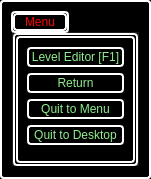
<?xml version="1.0" encoding="UTF-8"?>
<ui version="4.0">
 <class>InGameMenu</class>
 <widget class="QMainWindow" name="InGameMenu">
  <property name="geometry">
   <rect>
    <x>0</x>
    <y>0</y>
    <width>145</width>
    <height>179</height>
   </rect>
  </property>
  <property name="windowTitle">
   <string>InGameMenu</string>
  </property>
  <property name="layoutDirection">
   <enum>Qt::LeftToRight</enum>
  </property>
  <property name="styleSheet">
   <string notr="true">QWidget
{
color: lightgreen;
border: 2px solid white;
padding: 1px;
border-radius: 4px;
background: black;
}
QTabBar::tab
{
background: black;
border: 2px solid white;
border-radius: 4px;
margin: 4px;
min-width: 50px;
}
QTabBar::tab:selected
{
color: red;
margin: 2px;
}
QTabBar::tab:!selected
{
color: lightgreen;
}</string>
  </property>
  <widget class="QWidget" name="centralWidget">
   <layout class="QVBoxLayout" name="verticalLayout_2">
    <item>
     <widget class="QTabWidget" name="tabWidget">
      <property name="currentIndex">
       <number>0</number>
      </property>
      <widget class="QWidget" name="tab">
       <attribute name="title">
        <string>Menu</string>
       </attribute>
       <layout class="QVBoxLayout" name="verticalLayout">
        <item>
         <widget class="QPushButton" name="pushButton_5">
          <property name="enabled">
           <bool>false</bool>
          </property>
          <property name="text">
           <string>Level Editor [F1]</string>
          </property>
         </widget>
        </item>
        <item>
         <widget class="QPushButton" name="pushButton_return">
          <property name="text">
           <string>Return</string>
          </property>
         </widget>
        </item>
        <item>
         <widget class="QPushButton" name="pushButton_quitToMenu">
          <property name="text">
           <string>Quit to Menu</string>
          </property>
         </widget>
        </item>
        <item>
         <widget class="QPushButton" name="pushButton_quitToDesktop">
          <property name="text">
           <string>Quit to Desktop</string>
          </property>
         </widget>
        </item>
        <item>
         <spacer name="verticalSpacer">
          <property name="orientation">
           <enum>Qt::Vertical</enum>
          </property>
          <property name="sizeHint" stdset="0">
           <size>
            <width>20</width>
            <height>40</height>
           </size>
          </property>
         </spacer>
        </item>
       </layout>
      </widget>
     </widget>
    </item>
   </layout>
  </widget>
 </widget>
 <layoutdefault spacing="6" margin="11"/>
 <resources>
  <include location="xkill.qrc"/>
 </resources>
 <connections/>
</ui>
